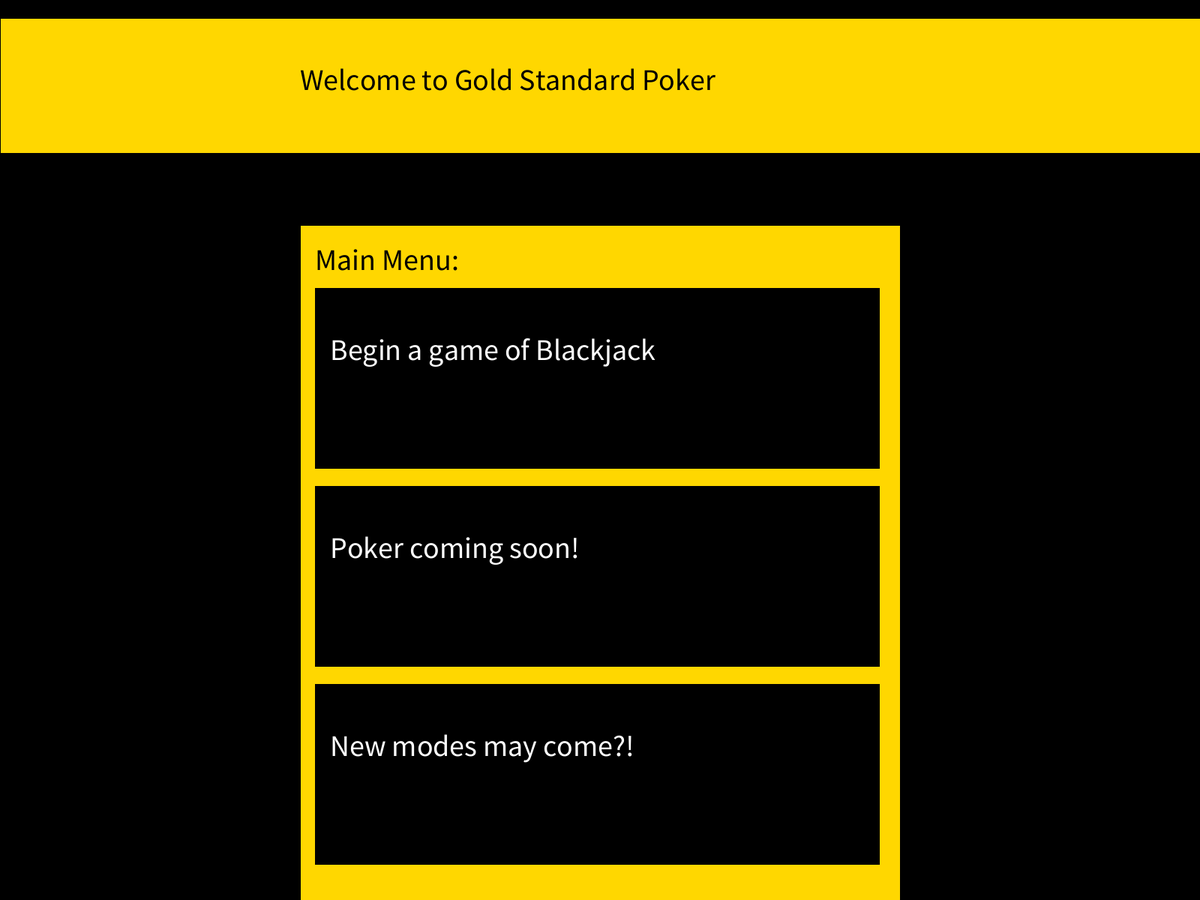
Frame 1 (no input)
Frame 60 (the mouse pressed at the canvas centre just before this capture): identical to frame 1, image omitted
Frame 120 (the mouse held since frame 60 and released just before this capture): identical to frame 1, image omitted

The Processing sketch that drew this single still picture (run headless with seeded random() and noise(); from frame 60 on, the mouse is pressed at the canvas centre):

// Processing sketch: BlackjackRunner
// ── BlackjackRunner.pde
boolean blackjack;
boolean poker;
boolean mainMenu;
boolean play=true;
boolean begin=false;
double cash;
int bet=0;
Blackjack blackjackGame;

void setup(){
  blackjack=false;
  poker=false;
  mainMenu=true;
  cash=100;
  fullScreen(); 
  drawMainMenu();
}

void draw(){
  
}
void mouseMoved(){
  if (mainMenu==true){
    if (mouseX>=(width/4)+20&&mouseX<=((width/4)+2)+(width/2)-(width*.03)&& mouseY>=height - (height*.68)&&mouseY<=height - (height*.68)+height - (height*.80)){
      fill(128,128,128);//highlight for blackjack selection outline
      rect((width/4)+20, height - (height*.68), (width/2)-(width*.03), height - (height*.80));
      fill(255,255,255);
      text("Begin a game of Blackjack", (width/4)+40, height - (height*.60));//blakjack selection text
    }
    else if (mouseX>=(width/4)+20&&mouseX<=((width/4)+2)+(width/2)-(width*.03)&& mouseY>=height - (height*.46)&&mouseY<=height - (height*.46)+height - (height*.80)){
      fill(128,128,128);//highlight for selection
      rect((width/4)+20, height - (height*.46), (width/2)-(width*.03), height - (height*.80));
      fill(255,255,255);
      text("Poker coming soon!", (width/4)+40, height - (height*.38));//Poker selection outline
    }
    else if (mouseX>=(width/4)+20&&mouseX<=((width/4)+2)+(width/2)-(width*.03)&& mouseY>=height - (height*.24)&&mouseY<=height - (height*.24)+height - (height*.80)){
      fill(128,128,128);//highlight for selection
      rect((width/4)+20, height - (height*.24), (width/2)-(width*.03), height - (height*.80));
      fill(255,255,255);
      text("New modes may come?!", (width/4)+40, height - (height*.16));//other poker game text
    }
    else {
    fill(0,0,0);
    text("Welcome to Gold Standard Poker", (width/4), height - (height*.90));
    text("Main Menu:", (width/4)+20, height - (height*.70));
    rect((width/4)+20, height - (height*.68), (width/2)-(width*.03), height - (height*.80));//blackjack selection outline
    rect((width/4)+20, height - (height*.46), (width/2)-(width*.03), height - (height*.80));//Poker selection outline
    rect((width/4)+20, height - (height*.24), (width/2)-(width*.03), height - (height*.80));//other poker game outline
    fill(255,255,255);
    text("Begin a game of Blackjack", (width/4)+40, height - (height*.60));//blakjack selection text
    text("Poker coming soon!", (width/4)+40, height - (height*.38));//Poker selection text
    text("New modes may come?!", (width/4)+40, height - (height*.16));//other poker game text
    }
  }//end of main menu buttons
  
  if(blackjack==true){
    if (mouseX>=width*.72&&mouseX<=width*.72+width*.20&& mouseY>=height-(height*.08)&&mouseY<=height-(height*.08)+height - (height*.08)){//hit button
      fill(128,128,128);//highlight for hit button outline
      rect(width*.71,height- (height*.08),width*.20,height*.08);//hit button outline
      fill(255,255,255);
      text("Hit", width*.79,height*.98);//hit sign text
    }
    else if (mouseX>=width*.51&&mouseX<=width*.72+width*.19&& mouseY>=height-(height*.08)&&mouseY<=height-(height*.08)+height - (height*.08)){//stand button
      fill(128,128,128);//highlight for blackjack selection outline
      rect(width*.51,height- (height*.08),width*.19,height*.08);//stand button outline
      fill(255,255,255);
      text("Stand", width*.58,height*.98);//stand sign text
    }
    else if (mouseX>=width*.30&&mouseX<=width*.72+width*.20&& mouseY>=height-(height*.08)&&mouseY<=height-(height*.08)+height - (height*.08)){//double down button
      fill(128,128,128);//highlight for blackjack selection outline
      rect(width*.30,height- (height*.08),width*.20,height*.08);//double down button outline
      fill(255,255,255);
      text("Double Down", width*.32,height*.98);//double down sign text
    }
    else if (mouseX>=width*.09&&mouseX<=width*.72+width*.20&& mouseY>=height-(height*.08)&&mouseY<=height-(height*.08)+height - (height*.08)){//split button
      fill(128,128,128);//highlight for blackjack selection outline
      rect(width*.09,height-(height*.08),width*.20,height*.08);//split button outline
      fill(255,255,255);
      text("Split", width*.17,height*.98);//split sign text
    }
    else if (mouseX>=width*.01&&mouseX<=width*.07+width*.07&& mouseY>=height-(height*.07)&&mouseY<=height-(height*.07)+height - (height*.07)){//Home button
      fill(128,128,128);//highlight for blackjack selection outline
      rect(width*.01,height- (height*.07),width*.07,height*.05);//Home button outline
      fill(255,255,255);
      textSize(30);
      text("Home", width*.02,height*.965);//Home sign text
      textSize(40);
    }
    else if (mouseX>=width - (width*.08)&&mouseX<=width - (width*.08)+width*.07&& mouseY>=height-(height*.07)&&mouseY<=height-(height*.07)+height - (height*.07)){//replay button
      fill(128,128,128);//highlight for replay outline
      rect(width - (width*.08),height- (height*.07),width*.07,height*.05);//replay button outline
      fill(255,255,255);
      textSize(30);
      text("Replay", width - (width*.075),height*.965);//replay sign text
      textSize(40);
    }
      else if (begin==false && mouseX>=width*.13&&mouseX<=width*.13+width*.10&& mouseY>=height-(height*.24)&&mouseY<=height-(height*.24)+height*.10){//bet 1 button
        fill(128,128,128);//highlight for bet 1 outline
        rect(width*.13,height-(height*.24),width*.10,height*.10);//bet 1 button outline
        fill(255,255,255);
        text("$1", width*.16,height-(height*.18));//bet 1 sign text
      }
      else if (begin==false && mouseX>=width*.24&&mouseX<=width*.24+width*.10&& mouseY>=height-(height*.24)&&mouseY<=height-(height*.24)+height*.10){//bet 10 button
        fill(128,128,128);//highlight for bet 10 outline
        rect(width*.24,height-(height*.24),width*.10,height*.10);//bet 10 button outline
        fill(255,255,255);
        text("$10", width*.26,height-(height*.18));//bet 10 sign text
      }
      else if (begin==false && mouseX>=width*.35&&mouseX<=width*.35+width*.10&& mouseY>=height-(height*.24)&&mouseY<=height-(height*.24)+height*.10){//bet 25 button
        fill(128,128,128);//highlight for bet 25 outline
        rect(width*.35,height-(height*.24),width*.10,height*.10);//bet 25 button outline
        fill(255,255,255);
        text("$25", width*.37,height-(height*.18));//bet 25 sign text
      }
      else if (begin==false && mouseX>=width*.46&&mouseX<=width*.46+width*.10&& mouseY>=height-(height*.24)&&mouseY<=height-(height*.24)+height*.10){//confirm button
        fill(128,128,128);//highlight for confrim outline
        rect(width*.46,height-(height*.24),width*.10,height*.10);//confirm bet button outline
        fill(255,255,255);
        text("Confirm", width*.46,height-(height*.18));//confirm sign text
      }
    else{
      drawBlackjack();
    }
  }
 }
void mousePressed(){
  if(mainMenu==true){
     if (mouseX>=(width/4)+20&&mouseX<=((width/4)+20)+(width/2)-(width*.03)&& mouseY>=height - (height*.68)&&mouseY<=height - (height*.68)+height - (height*.80)){//button for entering blackjack
      blackjack=true;
      poker=false;
      mainMenu=false;
      blackjackGame = new Blackjack();
      drawBlackjack();
    }//button for entering blackjack
  }
  if(blackjack==true){
    if (mouseX>=width*.72&&mouseX<=width*.72+width*.20&& mouseY>=height-(height*.08)&&mouseY<=height-(height*.08)+height - (height*.08)){//hit button
      blackjackGame.addCardPlayer();
      if (blackjackGame.over21(blackjackGame.playersCards)==true)
        play=false;
    }
    else if (mouseX>=width*.51&&mouseX<=width*.51+width*.19&& mouseY>=height-(height*.08)&&mouseY<=height-(height*.08)+height - (height*.08)){//stand button
      play=false;
    }
    else if (mouseX>=width*.30&&mouseX<=width*.30+width*.20&& mouseY>=height-(height*.08)&&mouseY<=height-(height*.08)+height - (height*.08)){//double down button
      if (cash-bet>=0){
      blackjackGame.addCardPlayer();
      cash-=bet;
      bet*=2;
      play=false;
      }
    }
    else if (mouseX>=width*.09&&mouseX<=width*.09+width*.20&& mouseY>=height-(height*.08)&&mouseY<=height-(height*.08)+height - (height*.08)){//split button
      //needs implementation
    }
    else if (mouseX>=width*.01&&mouseX<=width*.01+width*.07&& mouseY>=height-(height*.07)&&mouseY<=height-(height*.07)+height - (height*.07)){//Home button
      blackjack=false;
      poker=false;
      mainMenu=true;
      begin=false;
      play=true;
      drawMainMenu();
    }
    else if (mouseX>=width - (width*.08)&&mouseX<=width - (width*.08)+width*.07&& mouseY>=height-(height*.07)&&mouseY<=height-(height*.07)+height - (height*.07)){// replay button
    begin=false;
    play=true;;
    blackjackGame = new Blackjack();
    drawBlackjack();
  }
     else if (begin==false && mouseX>=width*.13&&mouseX<=width*.13+width*.10&& mouseY>=height-(height*.24)&&mouseY<=height-(height*.24)+height*.10){//bet 1 button
        if (cash-1>=0){
        bet+=1;
        cash-=1;
        }
      }
      else if (begin==false && mouseX>=width*.24&&mouseX<=width*.24+width*.10&& mouseY>=height-(height*.24)&&mouseY<=height-(height*.24)+height*.10){//bet 10 button
        if (cash-10>=0){
        bet+=10;
        cash-=10;
        }
      }
      else if (begin==false && mouseX>=width*.35&&mouseX<=width*.35+width*.10&& mouseY>=height-(height*.24)&&mouseY<=height-(height*.24)+height*.10){//bet 25 button
        if (cash-25>=0){
        bet+=25;
        cash-=25;
        }
      }
      else if (begin==false && mouseX>=width*.46&&mouseX<=width*.46+width*.10&& mouseY>=height-(height*.24)&&mouseY<=height-(height*.24)+height*.10){//confirm button
       begin=true;
      }
  }
}
void drawMainMenu(){
  background(0);
  fill(255,215,0);
  rect(0, height - (height*.98), width, height - (height*.85));//title outline
  rect(width - (width*.75), height-(height*.75), width*.50, height*.80);//main menu outline
  textSize(40);
  fill(0,0,0);
  text("Welcome to Gold Standard Poker", (width/4), height - (height*.90));
  text("Main Menu:", (width/4)+20, height - (height*.70));//main menu text
  rect((width/4)+20, height - (height*.68), (width/2)-(width*.03), height - (height*.80));//blackjack selection outline
  rect((width/4)+20, height - (height*.46), (width/2)-(width*.03), height - (height*.80));//Poker selection outline
  rect((width/4)+20, height - (height*.24), (width/2)-(width*.03), height - (height*.80));//other poker game outline
  fill(255,255,255);//color for texts
  text("Begin a game of Blackjack", (width/4)+40, height - (height*.60));//blakjack selection text
  text("Poker coming soon!", (width/4)+40, height - (height*.38));//Poker selection text
  text("New modes may come?!", (width/4)+40, height - (height*.16));//other poker game text
}


void drawBlackjack(){
  fill(0,0,0);
  rect(0,0,width,height);//background
  fill(255,215,0);
  rect(width*.70,height*.13,width*.25,height*.25);//dealer score outline
  rect(width*.70,height*.61,width*.25,height*.25);//player score outline
  rect(0,0,width,height*.10);//gold banner at the top of blackjack
  rect(0,height- (height*.10),width,height*.10);//gold banner at the bottom of blackjack
  rect(width*.01,height- (height*.25),width*.56,height*.12);//gold banner behind bet
  rect(width*.01,height*.11,width-(width*.65),height*.60);//gold box for console where cards are displayed
  fill(0,0,0);
  rect(width*.75,height*.02,width*.24,height*.07);//Cash sign outline
  rect(width*.02,height*.02,width*.24,height*.07);//Blackjack sign outline
  rect(width*.71,height- (height*.08),width*.20,height*.08);//hit button outline
  rect(width*.51,height- (height*.08),width*.19,height*.08);//stand button outline
  rect(width*.30,height- (height*.08),width*.20,height*.08);//double down button outline
  rect(width*.09,height-(height*.08),width*.20,height*.08);//split button outline
  rect(width*.01,height- (height*.07),width*.07,height*.05);//Home button outline
  rect(width - (width*.08),height- (height*.07),width*.07,height*.05);//replay button outline
  rect(width*.02,height-(height*.24),width*.10,height*.10);//bet button outline
  rect(width*.13,height-(height*.24),width*.10,height*.10);//bet 1 button outline
  rect(width*.24,height-(height*.24),width*.10,height*.10);//bet 10 button outline
  rect(width*.35,height-(height*.24),width*.10,height*.10);//bet 25 button outline
  rect(width*.46,height-(height*.24),width*.10,height*.10);//confirm bet button outline
  fill(0,0,0);
  if (begin==true){
    text("The player has : "+blackjackGame.addCards(blackjackGame.getPlayersCards()), width*.71,height*.66);//Player total sign text
    textSize(20);
      text("Your cards: ", width*.015, height*.15);
      for (int i=0; i<blackjackGame.getPlayersCards().size();i++){
        Card c=blackjackGame.playersCards.get(i);
        text(MiscMethods.getCard(c), width*.015, height*((.05*(i+1))+.15));
       }
      text("Dealers cards:", width*.17, height*.15);
      Card c=blackjackGame.dealersCards.get(0);
      text(MiscMethods.getCard(c), width*.17, height*.20);
     textSize(40);
    if (play==false){
      text("The dealer has :"+blackjackGame.addCards(blackjackGame.getDealersCards()),width*.71,height*.18);//dealer total sign text
      endBlackjack();
    }
    else {
      text("The dealer has : ???",width*.71,height*.18);//Blackjack sign text
      }
  }
  fill(255,255,255);
  text("Cash: "+cash, width*.76,height*.07);//cash sign text
  text("Blackjack Poker",width*.03,height*.07);//Blackjack sign text
  text("Hit", width*.79,height*.98);//hit sign text
  text("Stand", width*.58,height*.98);//stand sign text
  text("Double Down", width*.32,height*.98);//double down sign text
  text("Split", width*.17,height*.98);//split sign text
  textSize(30);
  text("Home", width*.02,height*.965);//Home sign text
  text("Replay", width - (width*.075),height*.965);//replay sign text
  textSize(40);
  text("Bet:"+bet, width*.025,height-(height*.18));//bet sign text
  text("$1", width*.16,height-(height*.18));//bet 1 sign text
  text("$10", width*.26,height-(height*.18));//bet 10 sign text
  text("$25", width*.37,height-(height*.18));//bet 25 sign text
  text("Confirm", width*.46,height-(height*.18));//confirm sign text
}
void endBlackjack(){
      while(blackjackGame.addCards(blackjackGame.getDealersCards())<17){
        blackjackGame.addCardDealer();
      }
      fill(255,215,0);
      rect(width*.40,height*.40, width*.20, height*.20);
      fill(0,0,0);
      textSize(30);
      if (blackjackGame.getPlayersCards().size()==2 && blackjackGame.addCards(blackjackGame.getPlayersCards())==21){// 21 blackjack win
        text("You win! BLACKJACK!", width*.40, height*.50);
        cash=cash+(bet*2);
      }
      else if ((blackjackGame.over21(blackjackGame.dealersCards)==true && blackjackGame.over21(blackjackGame.playersCards)==true) || (blackjackGame.addCards(blackjackGame.getDealersCards())==blackjackGame.addCards(blackjackGame.getPlayersCards()))){//both over 21 or both have same total
        text("It's a push", width*.44, height*.50);
        cash=cash+bet;
      }
      else if ((blackjackGame.addCards(blackjackGame.getDealersCards())<blackjackGame.addCards(blackjackGame.getPlayersCards())) || blackjackGame.over21(blackjackGame.dealersCards)==true){//dealer over 21 or //player has higher cards
        text("You win!", width*.46, height*.50);
        cash=cash+(bet*2);
      }
      else if ((blackjackGame.addCards(blackjackGame.getDealersCards())>blackjackGame.addCards(blackjackGame.getPlayersCards())) || (blackjackGame.over21(blackjackGame.playersCards)==true)){//player over 21 or dealer has high cards
        text("Dealer wins!", width*.44, height*.50);
      }
      textSize(20);
      text("Your cards: ", width*.015, height*.15);
      for (int i=0; i<blackjackGame.getPlayersCards().size();i++){
        Card c=blackjackGame.playersCards.get(i);
        text(MiscMethods.getCard(c), width*.015, height*((.05*(i+1))+.15));
       }
      text("Dealers cards:", width*.17, height*.15);
       for (int i=0; i<blackjackGame.getDealersCards().size();i++){
          Card c=blackjackGame.dealersCards.get(i);
          text(MiscMethods.getCard(c), width*.17, height*((.05*(i+1))+.15));
      }
      textSize(40);
      bet=0;
}

// ── Blackjack.pde
public class Blackjack{
  ArrayList<Card> dealersCards = new ArrayList<Card> ();
  ArrayList<Card> playersCards = new ArrayList<Card> ();
  Card c;
  public Blackjack(){
    for (int i=0; i<4; i++){
      Card c= new Card((int)(Math.random()*13+1), (int)(Math.random()*4+1));
      if (i<2 && MiscMethods.contains(c,this.playersCards)==false)
        this.playersCards.add(c);
      else if(MiscMethods.contains(c,this.playersCards, this.dealersCards)==false)
        this.dealersCards.add(c);
      else
        i--;
    }
  }
  public int addCards(ArrayList<Card> cardRay){
    int sum=0;
    int aceCount=0;
    for (int i=0; i<cardRay.size(); i++){
      int num=cardRay.get(i).getVal();
      if (num>=10){
        sum+=10;
      }
      else if (num==1){
        aceCount++;
        sum+=11;
      }
      else{
        sum+=num;
      }
    }
      while(sum>21&&aceCount>=1){
        sum-=10;
        aceCount--;
    }
    return sum;
  }
  public void addCardPlayer(){
    Card c= new Card((int)(Math.random()*13+1), (int)(Math.random()*4+1));
   while(MiscMethods.contains(c, this.playersCards)==true){
     c= new Card((int)(Math.random()*13+1), (int)(Math.random()*4+1));
   }
   this.playersCards.add(c);
  }
  public void addCardDealer(){
    Card c= new Card((int)(Math.random()*13+1), (int)(Math.random()*4+1));
   while(MiscMethods.contains(c,this.playersCards, this.dealersCards)==true){
     c= new Card((int)(Math.random()*13+1), (int)(Math.random()*4+1));
   }
   this.dealersCards.add(c);
  }
  public void clearCards(){
     for (int i=this.playersCards.size()-1; i>=0; i--){
       this.playersCards.remove(i);
     }
     for (int i=this.dealersCards.size()-1; i>=0; i--){
       this.dealersCards.remove(i);
     }
  }
  public boolean over21(ArrayList<Card> ray){
    int val=addCards(ray);
    if (val>21){
     return true; 
    }
    return false;
  }
  public boolean splitCards(){
    return true; //needs implementation
  }
  public ArrayList getDealersCards(){
    return dealersCards;
  }
  public ArrayList getPlayersCards(){
    return playersCards;
  }
}

// ── Card.pde
public class Card {
  int val;
  int suit;
  public Card (int v, int s){
    val=v;
    suit=s;
  }
  public int getVal(){
    return val;
  }
  public int getSuit(){
    return suit;
  }
}

// ── MiscMethods.pde
public static class MiscMethods{
  public MiscMethods(){
  }
  public static boolean contains(Card c,ArrayList<Card> c1){
    for (int i=0; i<c1.size(); i++){
      if ((c.getVal()==c1.get(i).getVal())&&(c.getSuit()==c1.get(i).getSuit())){
        return true;
      }
    }
    return false;
  }
  public static boolean contains(Card c,ArrayList<Card> c1,ArrayList<Card> c2){
    for (int i=0; i<c1.size(); i++){
      if ((c.getVal()==c1.get(i).getVal())&&(c.getSuit()==c1.get(i).getSuit())){
        return true;
      }
      else{
        for (int j=0; j<c2.size(); j++){
          if ((c.getVal()==c2.get(j).getVal())&&(c.getSuit()==c2.get(j).getSuit())){
          return true;
          }
        }
      }
    }
    return false;
   }
  public static String findSuit(Card c){
    int suitVal=c.getSuit();
    if(suitVal==1)
      return "Red Hearts";
    else if(suitVal==2)
      return "Black Clubs";
    else if(suitVal==3)
      return "Red Diamonds";
    else
      return "Black Spades";
  }
  public static String findVal(Card c){
    int cVal=c.getVal();
    if(cVal==11)
      return "Jack";
    else if(cVal==12)
      return "Queen";
    else if(cVal==13)
      return "King";
    else if (cVal==1)
      return "Ace";
    else
      return str(cVal);
  }
  public static String getCard(Card c){
    String cSuit=findSuit(c);
    String cVal=findVal(c);
    int index=cSuit.indexOf(" ");
    return cSuit.substring(0,index)+" "+cVal+" of "+cSuit.substring(index+1);
  }
 }
